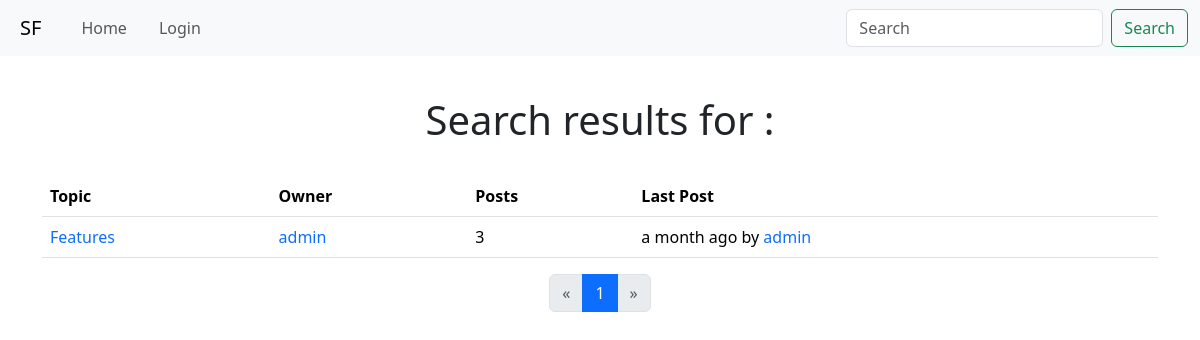
Screenshot of /search with the database file from the repository.
### app/models.py (models this page shows, shortened)
class Thread(db.Model):
    id: so.Mapped[int] = so.mapped_column(primary_key=True)
    title: so.Mapped[str] = so.mapped_column(sa.String(100))
    user_id: so.Mapped[int] = so.mapped_column(sa.ForeignKey(User.id, ondelete='CASCADE'), index=True)
    user: so.Mapped[User] = so.relationship('User', back_populates='threads')
    posts: so.WriteOnlyMapped['Post'] = so.relationship('Post',
                                                        back_populates='thread',
                                                        passive_deletes=True)
    def posts_count(self):
        query = sa.select(sa.func.count()).select_from(self.posts.select().subquery())
        return db.session.scalar(query)
    def last_post(self):
        query = self.posts.select().order_by(Post.timestamp.desc())
        return db.session.scalar(query)

class User(UserMixin, db.Model):
    id: so.Mapped[int] = so.mapped_column(primary_key=True)
    username: so.Mapped[str] = so.mapped_column(sa.String(64), index=True, unique=True)
    email: so.Mapped[str] = so.mapped_column(sa.String(120), index=True, unique=True)
    password_hash: so.Mapped[Optional[str]] = so.mapped_column(sa.String(256))
    about_me: so.Mapped[Optional[str]] = so.mapped_column(sa.String(140))
    last_seen: so.Mapped[Optional[datetime]] = so.mapped_column(sa.DateTime(),
                                                                default=lambda: datetime.now(timezone.utc))
    joined: so.Mapped[datetime] = so.mapped_column(sa.DateTime(), default=lambda: datetime.now(timezone.utc))
    admin: so.Mapped[bool] = so.mapped_column(sa.Boolean(), default=False)
    posts: so.WriteOnlyMapped['Post'] = so.relationship('Post',
                                                        back_populates='author',
                                                        passive_deletes=True)
    threads: so.WriteOnlyMapped['Thread'] = so.relationship('Thread',
                                                            back_populates='user',
                                                            passive_deletes=True)

class Post(db.Model):
    id: so.Mapped[int] = so.mapped_column(primary_key=True)
    body: so.Mapped[str] = so.mapped_column(sa.String(1_000))
    body_raw: so.Mapped[str] = so.mapped_column(sa.String(1_000))
    timestamp: so.Mapped[datetime] = so.mapped_column(sa.DateTime(), index=True,
                                                      default=lambda: datetime.now(timezone.utc))
    user_id: so.Mapped[int] = so.mapped_column(sa.ForeignKey(User.id, ondelete='CASCADE'), index=True)
    thread_id: so.Mapped[int] = so.mapped_column(sa.ForeignKey(Thread.id, ondelete='CASCADE'), index=True)
    author: so.Mapped[User] = so.relationship('User', back_populates='posts')
    thread: so.Mapped[Thread] = so.relationship('Thread', back_populates='posts')
    reports: so.WriteOnlyMapped['Report'] = so.relationship('Report',
                                                            back_populates='post',
                                                            passive_deletes=True)

### app/main/routes.py (the view)
@bp.route('/search', methods=['GET'])
def search():
    page = request.args.get('page', 1, type=int)
    query = request.args.get('query', '', type=str)
    keywords = query.split(' ')
    keyword_filters = [Thread.title.ilike(f'%{k}%') for k in keywords]
    threads_query = sa.select(Thread).where(sa.and_(*keyword_filters))
    page = db.paginate(threads_query, page=page, per_page=current_app.config['THREADS_PER_PAGE'], error_out=True)
    return render_template('search.html', title='Search', query=query, page=page)

### app/main/routes.py (called while the page is built)
@bp.before_request
def before_request():
    if current_user.is_authenticated:
        current_user.last_seen = datetime.now(timezone.utc)
        db.session.commit()

### app/templates/search.html
{% extends "base.html" %}
{% from "macros.html" import thread_table, page_nav with context %}
{% block content %}
    {% if page.items %}
        <h1 class="text-center p-4"> Search results for {{ query }}:</h1>
        {{ thread_table(page.items) }}
        {{ page_nav(page, 'main.search', query=query) }}
    {% else %}
        <h1 class="text-center p-4">No matching threads found!</h1>
    {% endif %}
{% endblock %}

### app/templates/macros.html (shortened to what this page needs)
{% macro thread_table(threads) %}
    <table class="table">
        <thead>
        <tr>
            <th scope="col">Topic</th>
            <th scope="col">Owner</th>
            <th scope="col">Posts</th>
            <th scope="col">Last Post</th>
        </tr>
        </thead>
        <tbody>
        {% for thread in threads %}
            <tr>
                <td><a class="text-decoration-none"
                       href="{{ url_for('main.thread', id=thread.id) }}">{{ thread.title }}</a></td>
                <td><a class="text-decoration-none"
                       href="{{ url_for('main.user', username=thread.user.username) }}">{{ thread.user.username }}</a>
                </td>
                <td>{{ thread.posts_count() }}</td>
                {% with last_post = thread.last_post() %}
                    <td>{{ moment(last_post.timestamp).fromNow() }} by
                        <a class="text-decoration-none"
                           href="{{ url_for('main.user', username=last_post.author.username) }}">{{ last_post.author.username }}</a>
                    </td>
                {% endwith %}
            </tr>
        {% endfor %}
        </tbody>
    </table>
{% endmacro %}
{% macro page_nav(page, endpoint) %}
    <nav aria-label="Page navigation example">
        <ul class="pagination justify-content-center">
            {% if page.has_prev %}
                <li class="page-item">
                    <a class="page-link" href="{{ url_for(endpoint, page=page.prev_num, **kwargs) }}"
                       aria-label="Previous">
                        <span aria-hidden="true">&laquo;</span>
                    </a>
                </li>
            {% else %}
                <li class="page-item">
                    <a class="page-link disabled" aria-label="Previous">
                        <span aria-hidden="true">&laquo;</span>
                    </a>
                </li>
            {% endif %}
            {% for number in page.iter_pages(left_edge=1, right_edge=1, left_current=1, right_current=2) %}
                {% if number %}
                    {% if page.page != number %}
                        <li class="page-item">
                            <a class="page-link" href="{{ url_for(endpoint, page=number, **kwargs) }}">{{ number }}</a>
                        </li>
                    {% else %}
                        <li class="page-item active" aria-current="page">
                            <a class="page-link" href="#">{{ number }}</a>
                        </li>
                    {% endif %}
                {% else %}
                    <li class="page-item disabled">
                        <a class="page-link">{{ '...' }}</a>
                    </li>
                {% endif %}
            {% endfor %}
            {% if page.has_next %}
                <li class="page-item">
                    <a class="page-link" href="{{ url_for(endpoint, page=page.next_num, **kwargs) }}"
                       aria-label="Next">
                        <span aria-hidden="true">&raquo;</span>
                    </a>
                </li>
            {% else %}
                <li class="page-item">
                    <a class="page-link disabled" aria-label="Next">
                        <span aria-hidden="true">&raquo;</span>
                    </a>
                </li>
            {% endif %}
        </ul>
    </nav>
{% endmacro %}

### rows the page displays
Thread: title "Features", user.username "admin", posts_count "3", author.username "admin"
Post: timestamp "a month ago"

### other values shown
{{ number }} "1"
